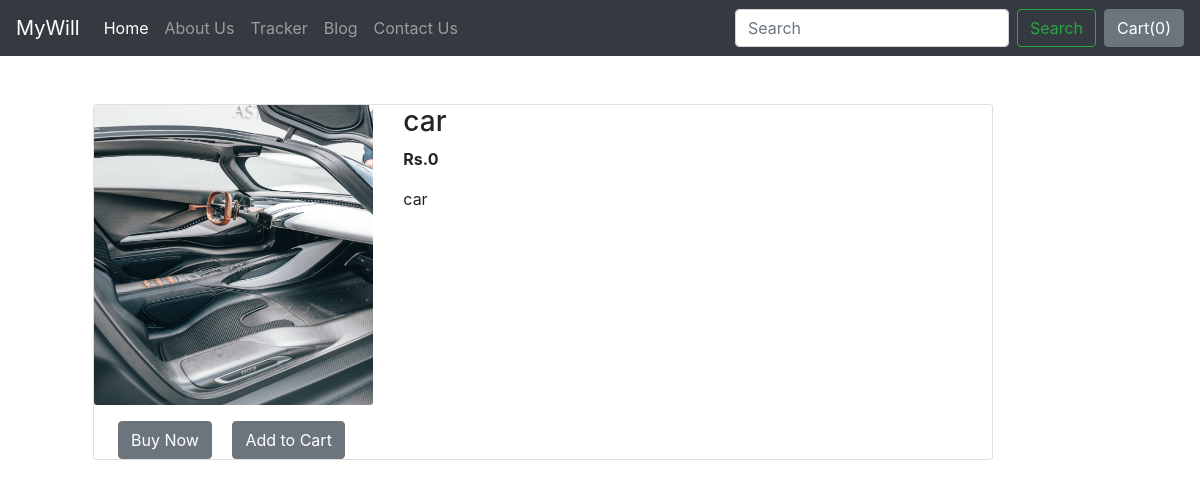
/shop/product/10, run on the app's committed database.
### shop/models.py (models this page shows, shortened)
class Product(models.Model):
    product_id=models.AutoField(primary_key=True)
    product_name=models.CharField(max_length=30,default="")
    category= models.CharField(max_length=30, default="")
    desc = models.CharField(max_length=500, default="")
    price=models.IntegerField(default=0)
    pub_date= models.DateField()
    image=models.ImageField(upload_to='shop/media',default="")

### shop/views.py (the view)
# urls.py: path('product/<int:myid>',views.product,name='product'),
def product(request, myid):
    product = Product.objects.filter(product_id=myid)
    return render(request, 'shop/productView.html', {'product': product[0]})

### shop/templates/shop/productView.html (shortened to what this page needs)
{% extends 'shop/basic.html' %}
{% block body %}
 <div class="container">
        <div class="card mb-3 ml-5 mt-5" style="max-width: 900px;">
            <div class="row">
                <div class="col-md-4">
                    <img src="/media/{{product.image}}" class="card-img" width="300px" height="300px">
                    <button class="btn btn-secondary cart ml-4 mt-3">Buy Now</button>
                    <button class="btn btn-secondary cart ml-3 mt-3">Add to Cart</button>
                </div>
                <div class="col-md-8">
                        <h3>{{product.product_name}}</h3>
                        <p><b>Rs.{{product.price}}</b></p>
                        <p>{{product.desc}}</p>
                </div>
            </div>
        </div>
    </div>
{% endblock %}

### data on the page
Product: image (picture), product_name "car", price "0", desc "car"
